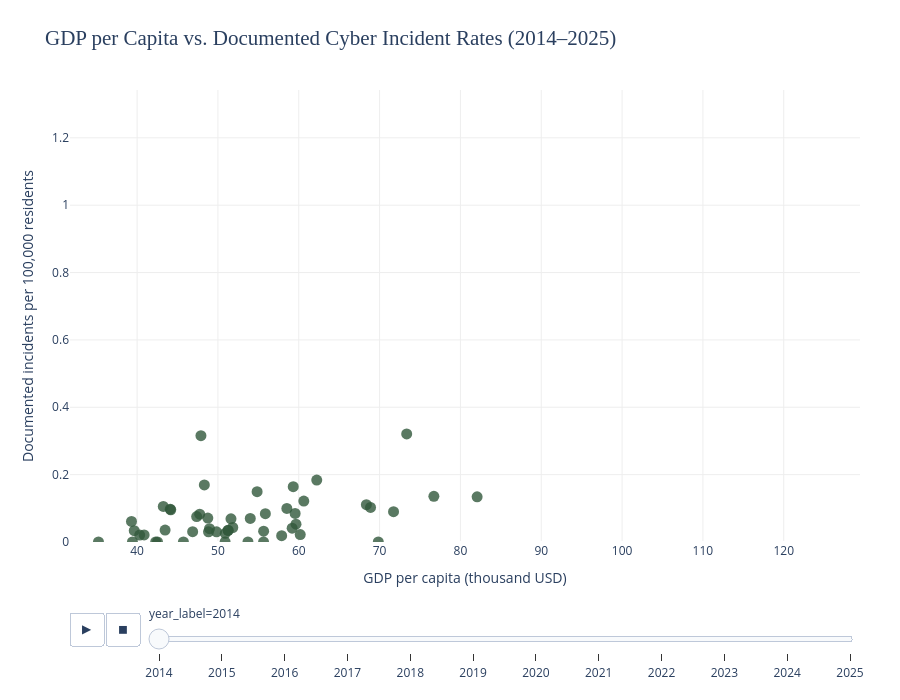

Source (notebook cell):
### Markdown cell above
## 3. Economic development and cyber incidents

**Q3. Is GDP per capita associated with population-adjusted cybersecurity incident rates?**

GDP per capita is used as an indicator of economic development. Its association with documented incidents per 100,000 residents is examined across the 50 US states.

### Code cell
scatter_data = panel.copy()
scatter_data["gdp_per_capita_1000"] = scatter_data["gdp_per_capita"] / 1_000
scatter_data["year_label"] = scatter_data["year"].astype(str)

fig = px.scatter(
    scatter_data,
    x="gdp_per_capita_1000",
    y="incidents_per_100k",
    animation_frame="year_label",
    hover_name="state",
    hover_data={
        "year_label": False,
        "gdp_per_capita_1000": ":.1f",
        "incidents_per_100k": ":.3f",
        "incident_count": True,
        "population": ":,"
    },
    color_discrete_sequence=["#31583B"],
    range_x=[
        scatter_data["gdp_per_capita_1000"].min() * 0.9,
        scatter_data["gdp_per_capita_1000"].max() * 1.05
    ],
    range_y=[
        0,
        scatter_data["incidents_per_100k"].max() * 1.1
    ],
    labels={
        "gdp_per_capita_1000": "GDP per capita (thousand USD)",
        "incidents_per_100k": "Documented incidents per 100,000 residents"
    },
    title="GDP per Capita vs. Documented Cyber Incident Rates (2014–2025)"
)

fig.update_traces(marker=dict(size=11, opacity=0.8))

fig.update_layout(
    title=dict(font=dict(size=21, family="Arial Black")),
    height=700,
    margin=dict(l=70, r=40, t=90, b=90),
    plot_bgcolor="white",
    xaxis=dict(showgrid=True, gridcolor="#EEEEEE"),
    yaxis=dict(showgrid=True, gridcolor="#EEEEEE")
)

fig.show()

fig.write_html(
    INTERACTIVE_DIR / "05_10_gdp_per_capita_vs_incident_rates.html",
    include_plotlyjs=True
)

### Figure 1 — Plotly figure (JSON) as saved in the notebook; plotly's stock layout.template omitted (floating-point values rounded to 4 significant figures; data arrays with more than 128 entries replaced by an {"elided": "..."} marker saying what was removed)
{"data": [{"customdata": {"elided": "50x3 mixed values"}, "hovertemplate": "<b>%{hovertext}</b><br><br>GDP per capita (thousand USD)=%{x:.1f}<br>Documented incidents per 100,000 residents=%{y:.3f}<br>incident_count=%{customdata[1]}<br>population=%{customdata[2]:,}<extra></extra>", "hovertext": ["Alabama", "Alaska", "Arizona", "Arkansas", "California", "Colorado", "Connecticut", "Delaware", "Florida", "Georgia", "Hawaii", "Idaho", "Illinois", "Indiana", "Iowa", "Kansas", "Kentucky", "Louisiana", "Maine", "Maryland", "Massachusetts", "Michigan", "Minnesota", "Mississippi", "Missouri", "Montana", "Nebraska", "Nevada", "New Hampshire", "New Jersey", "New Mexico", "New York", "North Carolina", "North Dakota", "Ohio", "Oklahoma", "Oregon", "Pennsylvania", "Rhode Island", "South Carolina", "South Dakota", "Tennessee", "Texas", "Utah", "Vermont", "Virginia", "Washington", "West Virginia", "Wisconsin", "Wyoming"], "legendgroup": "", "marker": {"color": "#31583B", "opacity": 0.8, "size": 11, "symbol": "circle"}, "mode": "markers", "name": "", "orientation": "v", "showlegend": false, "type": "scatter", "x": [40.32, 76.71, 43.24, 39.64, 60.62, 57.88, 68.37, 73.35, 43.46, 48.95, 53.71, 39.3, 59.55, 49.83, 55.65, 51.61, 42.52, 51.83, 42.3, 58.53, 68.88, 45.73, 59.31, 35.22, 47.74, 44.1, 59.66, 48.75, 54.84, 60.18, 44.16, 71.73, 48.83, 82.07, 51.26, 50.91, 47.37, 54.0, 50.89, 40.87, 55.64, 46.87, 59.18, 48.32, 47.9, 55.87, 62.22, 39.42, 51.25, 69.84], "xaxis": "x", "y": [0.02046, 0.1356, 0.1056, 0.03377, 0.1216, 0.01872, 0.1107, 0.3208, 0.03537, 0.03969, 0.0, 0.06093, 0.08482, 0.03026, 0.03203, 0.06869, 0.0, 0.04302, 0.0, 0.09983, 0.1026, 0.0, 0.1644, 0.0, 0.0825, 0.09755, 0.0529, 0.07121, 0.1493, 0.02213, 0.09546, 0.08999, 0.03037, 0.1343, 0.03434, 0.02583, 0.07565, 0.06987, 0.0, 0.02088, 0.0, 0.03049, 0.04089, 0.1694, 0.3155, 0.08399, 0.1839, 0.0, 0.03461, 0.0], "yaxis": "y"}], "layout": {"height": 700, "legend": {"tracegroupgap": 0}, "margin": {"b": 90, "l": 70, "r": 40, "t": 90}, "plot_bgcolor": "white", "sliders": [{"active": 0, "currentvalue": {"prefix": "year_label="}, "len": 0.9, "pad": {"b": 10, "t": 60}, "steps": [{"args": [["2014"], {"frame": {"duration": 0, "redraw": false}, "fromcurrent": true, "mode": "immediate", "transition": {"duration": 0, "easing": "linear"}}], "label": "2014", "method": "animate"}, {"args": [["2015"], {"frame": {"duration": 0, "redraw": false}, "fromcurrent": true, "mode": "immediate", "transition": {"duration": 0, "easing": "linear"}}], "label": "2015", "method": "animate"}, {"args": [["2016"], {"frame": {"duration": 0, "redraw": false}, "fromcurrent": true, "mode": "immediate", "transition": {"duration": 0, "easing": "linear"}}], "label": "2016", "method": "animate"}, {"args": [["2017"], {"frame": {"duration": 0, "redraw": false}, "fromcurrent": true, "mode": "immediate", "transition": {"duration": 0, "easing": "linear"}}], "label": "2017", "method": "animate"}, {"args": [["2018"], {"frame": {"duration": 0, "redraw": false}, "fromcurrent": true, "mode": "immediate", "transition": {"duration": 0, "easing": "linear"}}], "label": "2018", "method": "animate"}, {"args": [["2019"], {"frame": {"duration": 0, "redraw": false}, "fromcurrent": true, "mode": "immediate", "transition": {"duration": 0, "easing": "linear"}}], "label": "2019", "method": "animate"}, {"args": [["2020"], {"frame": {"duration": 0, "redraw": false}, "fromcurrent": true, "mode": "immediate", "transition": {"duration": 0, "easing": "linear"}}], "label": "2020", "method": "animate"}, {"args": [["2021"], {"frame": {"duration": 0, "redraw": false}, "fromcurrent": true, "mode": "immediate", "transition": {"duration": 0, "easing": "linear"}}], "label": "2021", "method": "animate"}, {"args": [["2022"], {"frame": {"duration": 0, "redraw": false}, "fromcurrent": true, "mode": "immediate", "transition": {"duration": 0, "easing": "linear"}}], "label": "2022", "method": "animate"}, {"args": [["2023"], {"frame": {"duration": 0, "redraw": false}, "fromcurrent": true, "mode": "immediate", "transition": {"duration": 0, "easing": "linear"}}], "label": "2023", "method": "animate"}, {"args": [["2024"], {"frame": {"duration": 0, "redraw": false}, "fromcurrent": true, "mode": "immediate", "transition": {"duration": 0, "easing": "linear"}}], "label": "2024", "method": "animate"}, {"args": [["2025"], {"frame": {"duration": 0, "redraw": false}, "fromcurrent": true, "mode": "immediate", "transition": {"duration": 0, "easing": "linear"}}], "label": "2025", "method": "animate"}], "x": 0.1, "xanchor": "left", "y": 0, "yanchor": "top"}], "title": {"font": {"family": "Arial Black", "size": 21}, "text": "GDP per Capita vs. Documented Cyber Incident Rates (2014–2025)"}, "updatemenus": [{"buttons": [{"args": [null, {"frame": {"duration": 500, "redraw": false}, "fromcurrent": true, "mode": "immediate", "transition": {"duration": 500, "easing": "linear"}}], "label": "&#9654;", "method": "animate"}, {"args": [[null], {"frame": {"duration": 0, "redraw": false}, "fromcurrent": true, "mode": "immediate", "transition": {"duration": 0, "easing": "linear"}}], "label": "&#9724;", "method": "animate"}], "direction": "left", "pad": {"r": 10, "t": 70}, "showactive": false, "type": "buttons", "x": 0.1, "xanchor": "right", "y": 0, "yanchor": "top"}], "xaxis": {"anchor": "y", "domain": [0, 1], "gridcolor": "#EEEEEE", "range": [31.7, 129.4], "showgrid": true, "title": {"text": "GDP per capita (thousand USD)"}}, "yaxis": {"anchor": "x", "domain": [0, 1], "gridcolor": "#EEEEEE", "range": [0, 1.342], "showgrid": true, "title": {"text": "Documented incidents per 100,000 residents"}}}}
